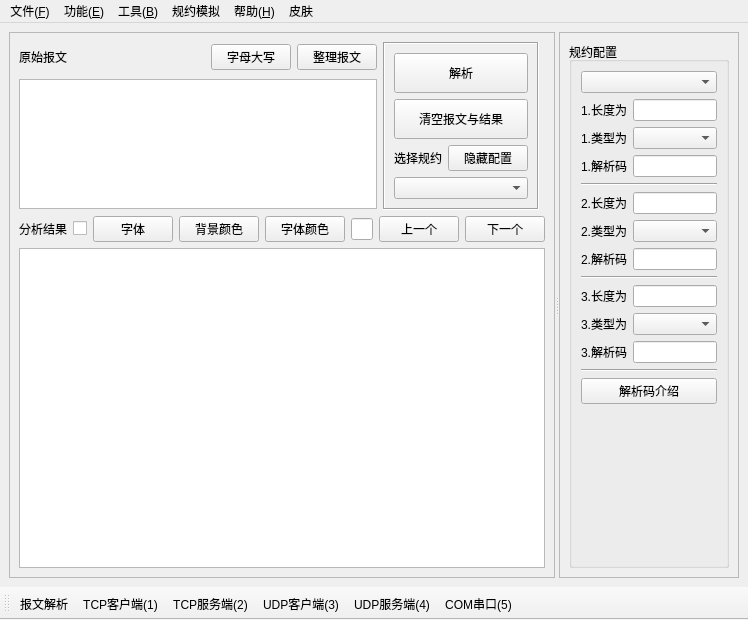
<?xml version="1.0" encoding="UTF-8"?>
<ui version="4.0">
 <class>frmMain</class>
 <widget class="QMainWindow" name="frmMain">
  <property name="geometry">
   <rect>
    <x>0</x>
    <y>0</y>
    <width>748</width>
    <height>620</height>
   </rect>
  </property>
  <property name="windowTitle">
   <string>MainWindow</string>
  </property>
  <widget class="QWidget" name="centralwidget">
   <layout class="QGridLayout" name="gridLayout">
    <item row="0" column="0">
     <widget class="QSplitter" name="splitter">
      <property name="orientation">
       <enum>Qt::Horizontal</enum>
      </property>
      <widget class="QStackedWidget" name="stackedWidget">
       <property name="frameShape">
        <enum>QFrame::StyledPanel</enum>
       </property>
       <property name="currentIndex">
        <number>0</number>
       </property>
       <widget class="QWidget" name="page_analysis">
        <layout class="QGridLayout" name="gridLayout_2">
         <item row="2" column="0" colspan="3">
          <layout class="QHBoxLayout" name="horizontalLayout">
           <item>
            <widget class="QLabel" name="label_2">
             <property name="text">
              <string>分析结果</string>
             </property>
            </widget>
           </item>
           <item>
            <widget class="QCheckBox" name="checkBox_error">
             <property name="toolTip">
              <string>解析错误时保留解析过程,使用此功能可能出现程序异常</string>
             </property>
            </widget>
           </item>
           <item>
            <spacer name="horizontalSpacer">
             <property name="orientation">
              <enum>Qt::Horizontal</enum>
             </property>
             <property name="sizeHint" stdset="0">
              <size>
               <width>40</width>
               <height>20</height>
              </size>
             </property>
            </spacer>
           </item>
           <item>
            <widget class="QPushButton" name="fontchange">
             <property name="text">
              <string>字体</string>
             </property>
            </widget>
           </item>
           <item>
            <widget class="QPushButton" name="backgroundcolor">
             <property name="text">
              <string>背景颜色</string>
             </property>
            </widget>
           </item>
           <item>
            <widget class="QPushButton" name="fontcolor">
             <property name="text">
              <string>字体颜色</string>
             </property>
            </widget>
           </item>
           <item>
            <widget class="QLineEdit" name="highlightEdit">
             <property name="maximumSize">
              <size>
               <width>150</width>
               <height>16777215</height>
              </size>
             </property>
            </widget>
           </item>
           <item>
            <widget class="QPushButton" name="pushButton_before">
             <property name="text">
              <string>上一个</string>
             </property>
            </widget>
           </item>
           <item>
            <widget class="QPushButton" name="pushButton_after">
             <property name="text">
              <string>下一个</string>
             </property>
            </widget>
           </item>
          </layout>
         </item>
         <item row="3" column="0" colspan="3">
          <widget class="QTextEdit" name="resulttext">
           <property name="sizePolicy">
            <sizepolicy hsizetype="Expanding" vsizetype="Expanding">
             <horstretch>0</horstretch>
             <verstretch>0</verstretch>
            </sizepolicy>
           </property>
           <property name="styleSheet">
            <string notr="true"/>
           </property>
           <property name="readOnly">
            <bool>true</bool>
           </property>
          </widget>
         </item>
         <item row="0" column="0">
          <layout class="QHBoxLayout" name="horizontalLayout_2">
           <item>
            <widget class="QLabel" name="label">
             <property name="text">
              <string>原始报文</string>
             </property>
            </widget>
           </item>
           <item>
            <spacer name="horizontalSpacer_2">
             <property name="orientation">
              <enum>Qt::Horizontal</enum>
             </property>
             <property name="sizeHint" stdset="0">
              <size>
               <width>40</width>
               <height>20</height>
              </size>
             </property>
            </spacer>
           </item>
           <item>
            <widget class="QPushButton" name="pushButton_change">
             <property name="text">
              <string>字母大写</string>
             </property>
            </widget>
           </item>
           <item>
            <widget class="QPushButton" name="pushButton_clean">
             <property name="toolTip">
              <string>&lt;html&gt;&lt;head/&gt;&lt;body&gt;&lt;p&gt;1.删除空白行&lt;/p&gt;&lt;p&gt;2.删除每行首尾空白&lt;/p&gt;&lt;p&gt;3.删除非报文开头的行&lt;/p&gt;&lt;p&gt;4.删除报文中的0x前缀&lt;/p&gt;&lt;/body&gt;&lt;/html&gt;</string>
             </property>
             <property name="text">
              <string>整理报文</string>
             </property>
            </widget>
           </item>
          </layout>
         </item>
         <item row="1" column="0">
          <widget class="QTextEdit" name="originaltext">
           <property name="sizePolicy">
            <sizepolicy hsizetype="Expanding" vsizetype="Expanding">
             <horstretch>0</horstretch>
             <verstretch>0</verstretch>
            </sizepolicy>
           </property>
           <property name="maximumSize">
            <size>
             <width>16777215</width>
             <height>130</height>
            </size>
           </property>
           <property name="styleSheet">
            <string notr="true"/>
           </property>
          </widget>
         </item>
         <item row="0" column="1" rowspan="2">
          <widget class="QFrame" name="frame">
           <property name="frameShape">
            <enum>QFrame::Box</enum>
           </property>
           <property name="frameShadow">
            <enum>QFrame::Sunken</enum>
           </property>
           <layout class="QGridLayout" name="gridLayout_6">
            <item row="0" column="0" colspan="2">
             <widget class="QPushButton" name="pushButton_Analysis">
              <property name="minimumSize">
               <size>
                <width>0</width>
                <height>40</height>
               </size>
              </property>
              <property name="text">
               <string>解析</string>
              </property>
             </widget>
            </item>
            <item row="1" column="0" colspan="2">
             <widget class="QPushButton" name="clearBtn">
              <property name="minimumSize">
               <size>
                <width>0</width>
                <height>40</height>
               </size>
              </property>
              <property name="text">
               <string>清空报文与结果</string>
              </property>
             </widget>
            </item>
            <item row="2" column="0">
             <widget class="QLabel" name="label_4">
              <property name="text">
               <string>选择规约</string>
              </property>
             </widget>
            </item>
            <item row="2" column="1">
             <widget class="QPushButton" name="pushButton_hide">
              <property name="text">
               <string>隐藏配置</string>
              </property>
             </widget>
            </item>
            <item row="3" column="0" colspan="2">
             <widget class="QComboBox" name="protocolcbox"/>
            </item>
           </layout>
          </widget>
         </item>
        </layout>
       </widget>
       <widget class="frmTcpClient" name="page_tcpclient"/>
       <widget class="frmTcpServer" name="page_tcpserver"/>
       <widget class="frmUdpClient" name="page_udpclient"/>
       <widget class="frmUdpServer" name="page_udpserver"/>
       <widget class="frmComTool" name="page_com"/>
      </widget>
      <widget class="QStackedWidget" name="stackedWidget_config">
       <property name="minimumSize">
        <size>
         <width>180</width>
         <height>0</height>
        </size>
       </property>
       <property name="frameShape">
        <enum>QFrame::StyledPanel</enum>
       </property>
       <property name="currentIndex">
        <number>1</number>
       </property>
       <widget class="QWidget" name="page_config1">
        <layout class="QGridLayout" name="gridLayout_5">
         <item row="0" column="0">
          <widget class="QGroupBox" name="groupBox">
           <property name="title">
            <string>规约配置</string>
           </property>
           <layout class="QVBoxLayout" name="verticalLayout">
            <item>
             <widget class="QLabel" name="label_8">
              <property name="text">
               <string>长度域类型</string>
              </property>
             </widget>
            </item>
            <item>
             <widget class="QComboBox" name="comboBox_lengthtype"/>
            </item>
            <item>
             <widget class="QLabel" name="label_9">
              <property name="text">
               <string>地址域字节数</string>
              </property>
             </widget>
            </item>
            <item>
             <widget class="QComboBox" name="comboBox_addrlen"/>
            </item>
            <item>
             <widget class="QLabel" name="label_5">
              <property name="minimumSize">
               <size>
                <width>0</width>
                <height>0</height>
               </size>
              </property>
              <property name="maximumSize">
               <size>
                <width>16777215</width>
                <height>16777215</height>
               </size>
              </property>
              <property name="text">
               <string>传送原因字节数</string>
              </property>
             </widget>
            </item>
            <item>
             <widget class="QComboBox" name="comboBox_cotlen"/>
            </item>
            <item>
             <widget class="QLabel" name="label_6">
              <property name="text">
               <string>公共地址字节数</string>
              </property>
             </widget>
            </item>
            <item>
             <widget class="QComboBox" name="comboBox_comaddrlen"/>
            </item>
            <item>
             <widget class="QLabel" name="label_7">
              <property name="text">
               <string>信息体地址字节数</string>
              </property>
             </widget>
            </item>
            <item>
             <widget class="QComboBox" name="comboBox_infaddrlen"/>
            </item>
            <item>
             <spacer name="verticalSpacer">
              <property name="orientation">
               <enum>Qt::Vertical</enum>
              </property>
              <property name="sizeHint" stdset="0">
               <size>
                <width>20</width>
                <height>164</height>
               </size>
              </property>
             </spacer>
            </item>
           </layout>
          </widget>
         </item>
        </layout>
       </widget>
       <widget class="QWidget" name="page_config2">
        <layout class="QGridLayout" name="gridLayout_4">
         <item row="0" column="0">
          <widget class="QGroupBox" name="groupBox_2">
           <property name="title">
            <string>规约配置</string>
           </property>
           <layout class="QGridLayout" name="gridLayout_3">
            <item row="1" column="1">
             <widget class="QLineEdit" name="lineEdit1_modbuslen"/>
            </item>
            <item row="4" column="0" colspan="2">
             <widget class="Line" name="line">
              <property name="orientation">
               <enum>Qt::Horizontal</enum>
              </property>
             </widget>
            </item>
            <item row="3" column="1">
             <widget class="QLineEdit" name="lineEdit1_modbusanalysis"/>
            </item>
            <item row="2" column="1">
             <widget class="QComboBox" name="comboBox1_modbus"/>
            </item>
            <item row="10" column="0">
             <widget class="QLabel" name="label_16">
              <property name="text">
               <string>3.类型为</string>
              </property>
             </widget>
            </item>
            <item row="5" column="0">
             <widget class="QLabel" name="label_13">
              <property name="text">
               <string>2.长度为</string>
              </property>
             </widget>
            </item>
            <item row="8" column="0" colspan="2">
             <widget class="Line" name="line_2">
              <property name="orientation">
               <enum>Qt::Horizontal</enum>
              </property>
             </widget>
            </item>
            <item row="13" column="0" colspan="2">
             <widget class="QPushButton" name="pushButton">
              <property name="text">
               <string>解析码介绍</string>
              </property>
             </widget>
            </item>
            <item row="10" column="1">
             <widget class="QComboBox" name="comboBox3_modbus"/>
            </item>
            <item row="6" column="1">
             <widget class="QComboBox" name="comboBox2_modbus"/>
            </item>
            <item row="7" column="1">
             <widget class="QLineEdit" name="lineEdit2_modbusanalysis"/>
            </item>
            <item row="0" column="0" colspan="2">
             <widget class="QComboBox" name="comboBox_sort"/>
            </item>
            <item row="1" column="0">
             <widget class="QLabel" name="label_11">
              <property name="text">
               <string>1.长度为</string>
              </property>
             </widget>
            </item>
            <item row="11" column="0">
             <widget class="QLabel" name="label_19">
              <property name="text">
               <string>3.解析码</string>
              </property>
             </widget>
            </item>
            <item row="6" column="0">
             <widget class="QLabel" name="label_14">
              <property name="text">
               <string>2.类型为</string>
              </property>
             </widget>
            </item>
            <item row="9" column="0">
             <widget class="QLabel" name="label_15">
              <property name="text">
               <string>3.长度为</string>
              </property>
             </widget>
            </item>
            <item row="7" column="0">
             <widget class="QLabel" name="label_18">
              <property name="text">
               <string>2.解析码</string>
              </property>
             </widget>
            </item>
            <item row="3" column="0">
             <widget class="QLabel" name="label_17">
              <property name="text">
               <string>1.解析码</string>
              </property>
             </widget>
            </item>
            <item row="5" column="1">
             <widget class="QLineEdit" name="lineEdit2_modbuslen"/>
            </item>
            <item row="9" column="1">
             <widget class="QLineEdit" name="lineEdit3_modbuslen"/>
            </item>
            <item row="12" column="0" colspan="2">
             <widget class="Line" name="line_3">
              <property name="orientation">
               <enum>Qt::Horizontal</enum>
              </property>
             </widget>
            </item>
            <item row="11" column="1">
             <widget class="QLineEdit" name="lineEdit3_modbusanalysis"/>
            </item>
            <item row="2" column="0">
             <widget class="QLabel" name="label_12">
              <property name="text">
               <string>1.类型为</string>
              </property>
             </widget>
            </item>
            <item row="14" column="0">
             <spacer name="verticalSpacer_2">
              <property name="orientation">
               <enum>Qt::Vertical</enum>
              </property>
              <property name="sizeHint" stdset="0">
               <size>
                <width>20</width>
                <height>40</height>
               </size>
              </property>
             </spacer>
            </item>
           </layout>
          </widget>
         </item>
        </layout>
       </widget>
       <widget class="frmHandleData" name="page_handledata"/>
       <widget class="frmDebug" name="page_debug"/>
       <widget class="frmIEC104Master" name="page_iec104master"/>
       <widget class="frmMeasuredTerminalMaster" name="page_MTMaster"/>
      </widget>
     </widget>
    </item>
   </layout>
  </widget>
  <widget class="QMenuBar" name="menubar">
   <property name="geometry">
    <rect>
     <x>0</x>
     <y>0</y>
     <width>748</width>
     <height>23</height>
    </rect>
   </property>
   <widget class="QMenu" name="menu_F">
    <property name="title">
     <string>文件(&amp;F)</string>
    </property>
    <addaction name="action_Save"/>
    <addaction name="action_Exit"/>
   </widget>
   <widget class="QMenu" name="menu_E">
    <property name="title">
     <string>功能(&amp;E)</string>
    </property>
    <addaction name="action_Analys"/>
    <addaction name="separator"/>
    <addaction name="action_TCPClient"/>
    <addaction name="action_TCPServer"/>
    <addaction name="action_UDPClient"/>
    <addaction name="action_UDPServer"/>
    <addaction name="action_COM"/>
   </widget>
   <widget class="QMenu" name="menu_B">
    <property name="title">
     <string>工具(&amp;B)</string>
    </property>
    <addaction name="action_SendData"/>
    <addaction name="action_HandleData"/>
   </widget>
   <widget class="QMenu" name="menu_H">
    <property name="title">
     <string>帮助(&amp;H)</string>
    </property>
    <addaction name="action_Update"/>
    <addaction name="action_About"/>
   </widget>
   <widget class="QMenu" name="menu">
    <property name="title">
     <string>规约模拟</string>
    </property>
    <addaction name="action_IEC104Master"/>
    <addaction name="action_MeasuredTerminalMaster"/>
   </widget>
   <widget class="QMenu" name="menu_2">
    <property name="title">
     <string>皮肤</string>
    </property>
    <addaction name="action_lightblue"/>
    <addaction name="action_flatwhite"/>
    <addaction name="action_psblack"/>
    <addaction name="action_wiscom"/>
   </widget>
   <addaction name="menu_F"/>
   <addaction name="menu_E"/>
   <addaction name="menu_B"/>
   <addaction name="menu"/>
   <addaction name="menu_H"/>
   <addaction name="menu_2"/>
  </widget>
  <widget class="QToolBar" name="toolBar">
   <property name="windowTitle">
    <string>toolBar</string>
   </property>
   <attribute name="toolBarArea">
    <enum>BottomToolBarArea</enum>
   </attribute>
   <attribute name="toolBarBreak">
    <bool>false</bool>
   </attribute>
   <addaction name="action_Analys"/>
   <addaction name="action_TCPClient"/>
   <addaction name="action_TCPServer"/>
   <addaction name="action_UDPClient"/>
   <addaction name="action_UDPServer"/>
   <addaction name="action_COM"/>
  </widget>
  <action name="action_New">
   <property name="text">
    <string>新建文件(&amp;N)</string>
   </property>
  </action>
  <action name="action_Open">
   <property name="text">
    <string>打开文件(&amp;O)</string>
   </property>
  </action>
  <action name="action_Save">
   <property name="text">
    <string>保存文件(&amp;S) </string>
   </property>
  </action>
  <action name="action_Exit">
   <property name="text">
    <string>关闭退出(&amp;C)</string>
   </property>
  </action>
  <action name="action_TCPClient">
   <property name="text">
    <string>TCP客户端(&amp;1) </string>
   </property>
   <property name="toolTip">
    <string>TCP客户端(1)</string>
   </property>
  </action>
  <action name="action_TCPServer">
   <property name="text">
    <string>TCP服务端(&amp;2)</string>
   </property>
   <property name="toolTip">
    <string>TCP服务端(2)</string>
   </property>
  </action>
  <action name="action_UDPClient">
   <property name="text">
    <string>UDP客户端(&amp;3) </string>
   </property>
   <property name="toolTip">
    <string>UDP客户端(3) </string>
   </property>
  </action>
  <action name="action_Analys">
   <property name="text">
    <string>报文解析</string>
   </property>
   <property name="toolTip">
    <string>报文解析</string>
   </property>
  </action>
  <action name="action_Update">
   <property name="text">
    <string>版本记录(&amp;T)</string>
   </property>
   <property name="toolTip">
    <string>版本记录(T)</string>
   </property>
  </action>
  <action name="action_About">
   <property name="text">
    <string>关于(&amp;A)</string>
   </property>
  </action>
  <action name="action_UDPServer">
   <property name="text">
    <string>UDP服务端(&amp;4)</string>
   </property>
   <property name="toolTip">
    <string>UDP服务端(4)</string>
   </property>
  </action>
  <action name="action_COM">
   <property name="text">
    <string>COM串口(&amp;5)</string>
   </property>
   <property name="toolTip">
    <string>COM串口(5)</string>
   </property>
  </action>
  <action name="action_HandleData">
   <property name="checkable">
    <bool>true</bool>
   </property>
   <property name="text">
    <string>报文处理</string>
   </property>
   <property name="toolTip">
    <string>报文处理</string>
   </property>
  </action>
  <action name="action_SendData">
   <property name="checkable">
    <bool>true</bool>
   </property>
   <property name="text">
    <string>多帧发送</string>
   </property>
   <property name="toolTip">
    <string>多帧发送</string>
   </property>
  </action>
  <action name="action_PMA">
   <property name="checkable">
    <bool>true</bool>
   </property>
   <property name="text">
    <string>规约模拟</string>
   </property>
   <property name="toolTip">
    <string>规约模拟</string>
   </property>
  </action>
  <action name="action_IEC104Master">
   <property name="checkable">
    <bool>true</bool>
   </property>
   <property name="text">
    <string>IEC104主站</string>
   </property>
   <property name="toolTip">
    <string>IEC104主站</string>
   </property>
  </action>
  <action name="action_MeasuredTerminalMaster">
   <property name="checkable">
    <bool>true</bool>
   </property>
   <property name="text">
    <string>南网计量主站</string>
   </property>
   <property name="toolTip">
    <string>南网计量主站</string>
   </property>
  </action>
  <action name="action_lightblue">
   <property name="text">
    <string>浅蓝</string>
   </property>
  </action>
  <action name="action_flatwhite">
   <property name="text">
    <string>白色</string>
   </property>
  </action>
  <action name="action_psblack">
   <property name="text">
    <string>黑色</string>
   </property>
  </action>
  <action name="action_wiscom">
   <property name="text">
    <string>深蓝</string>
   </property>
  </action>
 </widget>
 <customwidgets>
  <customwidget>
   <class>frmDebug</class>
   <extends>QWidget</extends>
   <header location="global">frmdebug.h</header>
   <container>1</container>
  </customwidget>
  <customwidget>
   <class>frmTcpClient</class>
   <extends>QWidget</extends>
   <header location="global">frmtcpclient.h</header>
   <container>1</container>
  </customwidget>
  <customwidget>
   <class>frmTcpServer</class>
   <extends>QWidget</extends>
   <header location="global">frmtcpserver.h</header>
   <container>1</container>
  </customwidget>
  <customwidget>
   <class>frmUdpClient</class>
   <extends>QWidget</extends>
   <header location="global">frmudpclient.h</header>
   <container>1</container>
  </customwidget>
  <customwidget>
   <class>frmUdpServer</class>
   <extends>QWidget</extends>
   <header location="global">frmudpserver.h</header>
   <container>1</container>
  </customwidget>
  <customwidget>
   <class>frmComTool</class>
   <extends>QWidget</extends>
   <header location="global">frmcomtool.h</header>
   <container>1</container>
  </customwidget>
  <customwidget>
   <class>frmIEC104Master</class>
   <extends>QWidget</extends>
   <header location="global">frmiec104master.h</header>
   <container>1</container>
  </customwidget>
  <customwidget>
   <class>frmMeasuredTerminalMaster</class>
   <extends>QWidget</extends>
   <header location="global">frmmeasuredterminalmaster.h</header>
   <container>1</container>
  </customwidget>
  <customwidget>
   <class>frmHandleData</class>
   <extends>QWidget</extends>
   <header location="global">frmhandledata.h</header>
   <container>1</container>
  </customwidget>
 </customwidgets>
 <resources/>
 <connections/>
</ui>
